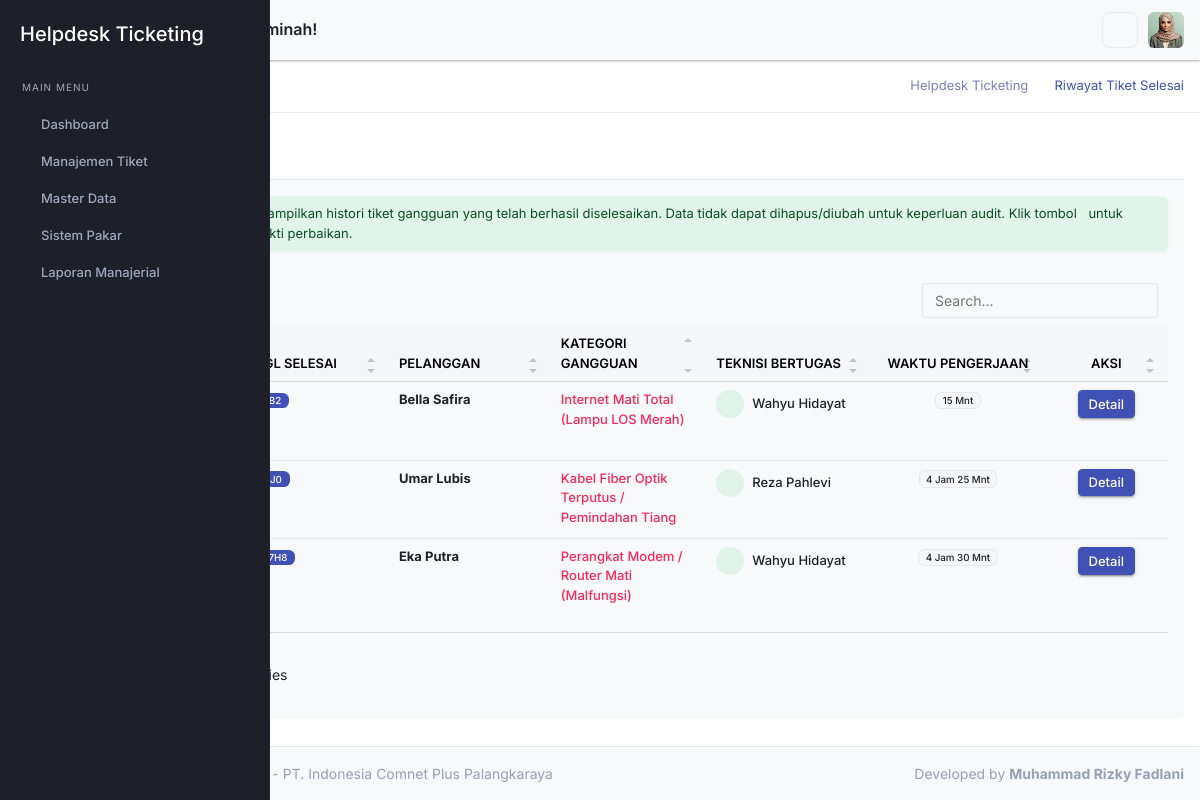
/admin/index.php?page=tiket_selesai (signed in), run on the app's committed database.
### tables this page shows
CREATE TABLE `pengaturan` (
  `id_pengaturan` int(11) NOT NULL,
  `nama_aplikasi` varchar(100) NOT NULL DEFAULT 'yHelpdesk Ticketing',
  `nama_instansi` varchar(150) NOT NULL DEFAULT 'PT. ICON+',
  `telp_instansi` varchar(20) NOT NULL,
  `email_instansi` varchar(100) NOT NULL,
  `alamat_instansi` text NOT NULL,
  `nama_pimpinan` varchar(100) NOT NULL,
  `background_login` varchar(255) DEFAULT NULL,
  `nama_dev` varchar(100) NOT NULL,
  `npm_dev` varchar(30) NOT NULL,
  `updated_at` timestamp NOT NULL DEFAULT current_timestamp() ON UPDATE current_timestamp()
);

CREATE TABLE `tiket` (
  `id_tiket` int(11) NOT NULL,
  `no_tiket` varchar(30) NOT NULL,
  `id_pelanggan` int(11) NOT NULL,
  `id_kategori` int(11) NOT NULL,
  `id_karyawan_teknisi` int(11) DEFAULT NULL COMMENT 'Relasi ke karyawan dengan jabatan Teknisi',
  `tgl_lapor` datetime DEFAULT current_timestamp(),
  `keluhan_detail` text NOT NULL,
  `status_tiket` enum('Menunggu Diproses','Teknisi Menuju Lokasi','Sedang Diperbaiki','Selesai','Dibatalkan') DEFAULT 'Menunggu Diproses',
  `catatan_teknisi` text DEFAULT NULL,
  `tgl_selesai` datetime DEFAULT NULL
);

CREATE TABLE `pelanggan` (
  `id_pelanggan` int(11) NOT NULL,
  `no_langganan` varchar(30) NOT NULL,
  `nik_ktp` varchar(20) NOT NULL,
  `nama_pelanggan` varchar(100) NOT NULL,
  `jenis_kelamin` enum('Laki-laki','Perempuan') NOT NULL,
  `no_whatsapp` varchar(15) NOT NULL,
  `email` varchar(100) DEFAULT NULL,
  `alamat_pemasangan` text NOT NULL,
  `titik_koordinat_maps` varchar(100) DEFAULT NULL COMMENT 'Format: Latitude, Longitude',
  `id_paket` int(11) NOT NULL,
  `id_area` int(11) NOT NULL,
  `status_pelanggan` enum('Aktif','Isolir','Cabut') DEFAULT 'Aktif',
  `tgl_pemasangan` date NOT NULL,
  `created_at` timestamp NOT NULL DEFAULT current_timestamp()
);

CREATE TABLE `kategori_gangguan` (
  `id_kategori` int(11) NOT NULL,
  `nama_kategori` varchar(100) NOT NULL,
  `SLA_jam` int(11) DEFAULT NULL COMMENT 'Service Level Agreement dalam hitungan Jam'
);

CREATE TABLE `karyawan` (
  `id_karyawan` int(11) NOT NULL,
  `nip_karyawan` varchar(30) NOT NULL,
  `nama_karyawan` varchar(100) NOT NULL,
  `jenis_kelamin` enum('Laki-laki','Perempuan') NOT NULL,
  `alamat` text NOT NULL,
  `no_whatsapp` varchar(15) NOT NULL,
  `email` varchar(100) DEFAULT NULL,
  `foto_profil` varchar(255) DEFAULT 'default_profil.png',
  `id_jabatan` int(11) NOT NULL,
  `status_ketersediaan` enum('Ready','Bertugas','Off') DEFAULT 'Ready' COMMENT 'Khusus untuk jabatan Teknisi',
  `created_at` timestamp NOT NULL DEFAULT current_timestamp()
);

### admin/inc/helper.php (called while the page is built, shortened)
<?php
function query($koneksi, $sql) {
    $hasil = mysqli_query($koneksi, $sql);
    return $hasil;
}
function sanitize($koneksi, $input) {
    return mysqli_real_escape_string($koneksi, htmlspecialchars(trim($input)));
}
?>

### admin/pages/tiket_selesai.php (the view, shortened to what this page needs)
<?php
$aksi = isset($_GET['aksi']) ? sanitize($koneksi, $_GET['aksi']) : 'view';
switch ($aksi) {
    case 'view':
?>
    <div class="row">
        <div class="col-12">
            <div class="card shadow-sm">
                <div class="card-header bg-white border-bottom d-flex justify-content-between align-items-center">
                    <h4 class="card-title text-success mb-0">
                    </h4>
                </div>
                <div class="card-body">
                    <div class="alert alert-success border-0 border-start border-4 border-success shadow-sm mb-4">
                        <strong></strong> Tabel ini menampilkan histori tiket gangguan yang telah berhasil diselesaikan. Data tidak dapat dihapus/diubah untuk keperluan audit. Klik tombol  untuk melihat detail dan foto bukti perbaikan.
                    </div>
                    <div class="table-responsive">
                        <table class="table datatable table-hover align-middle" id="datatable_1">
                            <thead class="table-light">
                                <tr>
                                    <th width="5%">No</th>
                                    <th width="15%">No. Tiket & Tgl Selesai</th>
                                    <th width="20%">Pelanggan</th>
                                    <th>Kategori Gangguan</th>
                                    <th>Teknisi Bertugas</th>
                                    <th width="12%" class="text-center">Waktu Pengerjaan</th>
                                    <th width="10%" class="text-center">Aksi</th>
                                </tr>
                            </thead>
                            <tbody>
                                <?php
                                $no = 1;
                                $q_tiket = query($koneksi, "
                                    SELECT t.*, p.nama_pelanggan, kg.nama_kategori, k.nama_karyawan AS nama_teknisi
                                    FROM tiket t
                                    JOIN pelanggan p ON t.id_pelanggan = p.id_pelanggan
                                    JOIN kategori_gangguan kg ON t.id_kategori = kg.id_kategori
                                    JOIN karyawan k ON t.id_karyawan_teknisi = k.id_karyawan
                                    WHERE t.status_tiket = 'Selesai'
                                    ORDER BY t.tgl_selesai DESC
                                ");
                                while ($row = mysqli_fetch_assoc($q_tiket)) {
                                    $waktu_lapor = new DateTime($row['tgl_lapor']);
                                    $waktu_selesai = new DateTime($row['tgl_selesai']);
                                    $durasi = $waktu_lapor->diff($waktu_selesai);
                                    $teks_durasi = "";
                                    if ($durasi->h > 0) $teks_durasi .= $durasi->h . " Jam ";
                                    if ($durasi->i > 0) $teks_durasi .= $durasi->i . " Mnt";
                                ?>
                                <tr>
                                    <td><?= $no++; ?></td>
                                    <td>
                                        <span class="badge bg-primary px-2 mb-1"><?= htmlspecialchars($row['no_tiket']); ?></span><br>
                                        <small class="text-success fw-bold"><i class="iconoir-calendar me-1"></i><?= format_tanggal_indonesia(date('Y-m-d', strtotime($row['tgl_selesai']))); ?></small><br>
                                        <small class="text-muted"><i class="iconoir-clock me-1"></i><?= date('H:i', strtotime($row['tgl_selesai'])); ?> WIB</small>
                                    </td>
                                    <td><strong><?= htmlspecialchars($row['nama_pelanggan']); ?></strong></td>
                                    <td><span class="text-danger fw-medium"><?= htmlspecialchars($row['nama_kategori']); ?></span></td>
                                    <td>
                                        <div class="d-flex align-items-center">
                                            <div class="bg-success-subtle text-success flex-shrink-0 thumb-sm rounded-circle d-flex justify-content-center align-items-center me-2">
                                            </div>
                                            <h6 class="m-0 fs-13"><?= htmlspecialchars($row['nama_teknisi']); ?></h6>
                                        </div>
                                    </td>
                                    <td class="text-center">
                                        <span class="badge bg-light text-dark border"><?= $teks_durasi; ?></span>
                                    </td>
                                    <td class="text-center">
                                        <a href="?page=tiket_selesai&aksi=detail&id=<?= $row['id_tiket']; ?>" class="btn btn-sm btn-primary" title="Lihat Detail & Foto Bukti"><i class="fas fa-eye"></i> Detail</a>
                                    </td>
                                </tr>
                                <?php } ?>
                            </tbody>
                        </table>
                    </div>
                </div>
            </div>
        </div>
    </div>
<?php
    break;
?>
<?php
}
?>

### admin/layout/sidebar.php (shortened to what this page needs)
<?php
$role = isset($_SESSION['role_akses']) ? $_SESSION['role_akses'] : '';
?>
<div class="startbar d-print-none">
    <div class="brand">
        <a href="index.php" class="logo">
            <span class="">
                <h4 class="text-white mt-3"><?= htmlspecialchars($pengaturan['nama_aplikasi']); ?></h4>
            </span>
        </a>
    </div>
    <div class="startbar-menu">
        <div class="startbar-collapse" id="startbarCollapse" data-simplebar>
            <div class="d-flex align-items-start flex-column w-100">
                <ul class="navbar-nav mb-auto w-100">
                    <li class="menu-label mt-2">
                        <span>Main Menu</span>
                    </li>
                    <li class="nav-item">
                        <a class="nav-link" href="?page=dashboard">
                            <span>Dashboard</span>
                        </a>
                    </li>
                    <?php if(in_array($role, ['Super Admin', 'Admin Dispatcher', 'Teknisi'])): ?>
                    <li class="nav-item">
                        <a class="nav-link" href="#sidebarTiket" data-bs-toggle="collapse" role="button"
                            aria-expanded="false" aria-controls="sidebarTiket">
                            <span>Manajemen Tiket</span>
                        </a>
                    </li>
                    <?php endif; ?>
                    <?php if(in_array($role, ['Super Admin', 'Admin Dispatcher'])): ?>
                    <li class="nav-item">
                        <a class="nav-link" href="#sidebarMaster" data-bs-toggle="collapse" role="button"
                            aria-expanded="false" aria-controls="sidebarMaster">
                            <span>Master Data</span>
                        </a>
                    </li>
                    <?php endif; ?>
                    <?php if(in_array($role, ['Super Admin', 'Admin Dispatcher'])): ?>
                    <li class="nav-item">
                        <a class="nav-link" href="#sidebarSPK" data-bs-toggle="collapse" role="button"
                            aria-expanded="false" aria-controls="sidebarSPK">
                            <span>Sistem Pakar</span>
                        </a>
                    </li>
                    <?php endif; ?>
                    <?php if(in_array($role, ['Super Admin', 'Admin Dispatcher', 'Pimpinan'])): ?>
                    <li class="nav-item">
                        <a class="nav-link" href="#sidebarLaporan" data-bs-toggle="collapse" role="button"
                            aria-expanded="false" aria-controls="sidebarLaporan">
                            <span>Laporan Manajerial</span>
                        </a>
                    </li>
                    <?php endif; ?>
                </ul>
            </div>
        </div>
    </div>
</div>

### admin/index.php (shortened to what this page needs)
<?php
require_once 'inc/koneksi.php';
require_once 'inc/helper.php';
$page = isset($_GET['page']) ? sanitize($koneksi, $_GET['page']) : 'dashboard';
$q_pengaturan = query($koneksi, "SELECT * FROM pengaturan LIMIT 1");
$pengaturan = mysqli_fetch_assoc($q_pengaturan);
$daftar_judul = [
    'dashboard'         => 'Dashboard Utama',
    'jabatan'          => 'Jabatan Karyawan',
    'area_cover'          => 'Manajemen Cover Area',
    'karyawan'          => 'Manajemen Karyawan',
    'pelanggan'         => 'Data Pelanggan',
    'paket'             => 'Paket Layanan',
    'kategori_gangguan' => 'Kategori Gangguan',
    'tiket_masuk'       => 'Tiket Masuk',
    'tiket_proses'      => 'Tiket Diproses',
    'tiket_selesai'     => 'Riwayat Tiket Selesai',
    'spk_gejala'        => 'Data Gejala (SPK)',
    'spk_solusi'        => 'Data Solusi (SPK)',
    'spk_rule'          => 'Rule Base (SPK)',
    'laporan'           => 'Laporan Manajerial',
    'lap_tren_gangguan'   => 'Laporan Tren Gangguan',
    'lap_kinerja_teknisi' => 'Laporan Kinerja Teknisi (KPI)',
    'lap_evaluasi_sla'    => 'Laporan Evaluasi SLA',
    'lap_distribusi'      => 'Laporan Distribusi Area',
    'lap_rekap_pelanggan' => 'Laporan Rekap Pelanggan',
    'lap_tiket_terkini'   => 'Status Tiket Terkini',
    'profil'            => 'Profil Saya',
    'pengaturan'        => 'Pengaturan Sistem'
];
$judul_aktif = isset($daftar_judul[$page]) ? $daftar_judul[$page] : 'Halaman Tidak Ditemukan';
include 'layout/header.php';
include 'layout/topbar.php';
include 'layout/sidebar.php';
?>
<div class="page-title-box">
    <div class="container-fluid">
        <div class="row gap-0">
            <div class="col-sm-12">
                <div class="page-title-content d-sm-flex justify-content-sm-between align-items-center">
                    <h4 class="page-title mt-3 mt-md-0"><?= $judul_aktif; ?></h4>
                    <div class="">
                        <ol class="breadcrumb mb-0">
                            <li class="breadcrumb-item"><a
                                    href="index.php"><?= htmlspecialchars($pengaturan['nama_aplikasi']); ?></a></li>
                            <li class="breadcrumb-item active"><?= $judul_aktif; ?></li>
                        </ol>
                    </div>
                </div>
            </div>
        </div>
    </div>
</div>
<div class="page-wrapper">
    <div class="page-content">
        <div class="container-fluid">
            <?php
            if (file_exists("pages/$page.php")) {
                include "pages/$page.php";
            }
            ?>
        </div>
        <?php include 'layout/footer.php'; ?>

### admin/layout/footer.php (shortened to what this page needs)
<footer class="footer text-center text-sm-start d-print-none">
    <div class="container-fluid">
        <div class="row">
            <div class="col-12 px-0">
                <div class="card mb-0 rounded-bottom-0 border-0">
                    <div class="card-body">
                        <p class="text-muted mb-0">
                            <?= htmlspecialchars($pengaturan['nama_aplikasi']); ?> -
                            <?= htmlspecialchars($pengaturan['nama_instansi']); ?>
                            <span class="text-muted d-none d-sm-inline-block float-end">
                                Developed by
                                <strong><?= htmlspecialchars($pengaturan['nama_dev']); ?></strong>
                            </span>
                        </p>
                    </div>
                </div>
            </div>
        </div>
    </div>
</footer>
</div>
</div>
</body>
</html>

### admin/assets/libs/simple-datatables/style.css (style rules this page uses)
.dataTable-table { max-width: 100%; width: 100%; border-spacing: 0; border-collapse: separate; }
.dataTable-table > tbody > tr > td, .dataTable-table > tbody > tr > th, .dataTable-table > tfoot > tr > td, .dataTable-table > tfoot > tr > th, .dataTable-table > thead > tr > td, .dataTable-table > thead > tr > th { vertical-align: top; padding: 8px 10px; }
.dataTable-table > thead > tr > th { vertical-align: bottom; text-align: left; border-bottom: 1px solid #d9d9d9; }
.dataTable-table th { vertical-align: bottom; text-align: left; }

### data on the page
pengaturan: nama_aplikasi "Helpdesk Ticketing", nama_instansi "PT. Indonesia Comnet Plus Palangkaraya", nama_dev "Muhammad Rizky Fadlani"
tiket: id_pelanggan.nama_pelanggan "Bella Safira", id_kategori.nama_kategori "Internet Mati Total (Lampu LOS Merah)", id_karyawan_teknisi.nama_karyawan "Wahyu Hidayat", teks_durasi "15 Mnt"
tiket: id_pelanggan.nama_pelanggan "Umar Lubis", id_kategori.nama_kategori "Kabel Fiber Optik Terputus / Pemindahan Tiang", id_karyawan_teknisi.nama_karyawan "Reza Pahlevi", teks_durasi "4 Jam 25 Mnt"
tiket: id_pelanggan.nama_pelanggan "Eka Putra", id_kategori.nama_kategori "Perangkat Modem / Router Mati (Malfungsi)", id_karyawan_teknisi.nama_karyawan "Wahyu Hidayat", teks_durasi "4 Jam 30 Mnt"

### other printed values
$judul_aktif "Riwayat Tiket Selesai"
